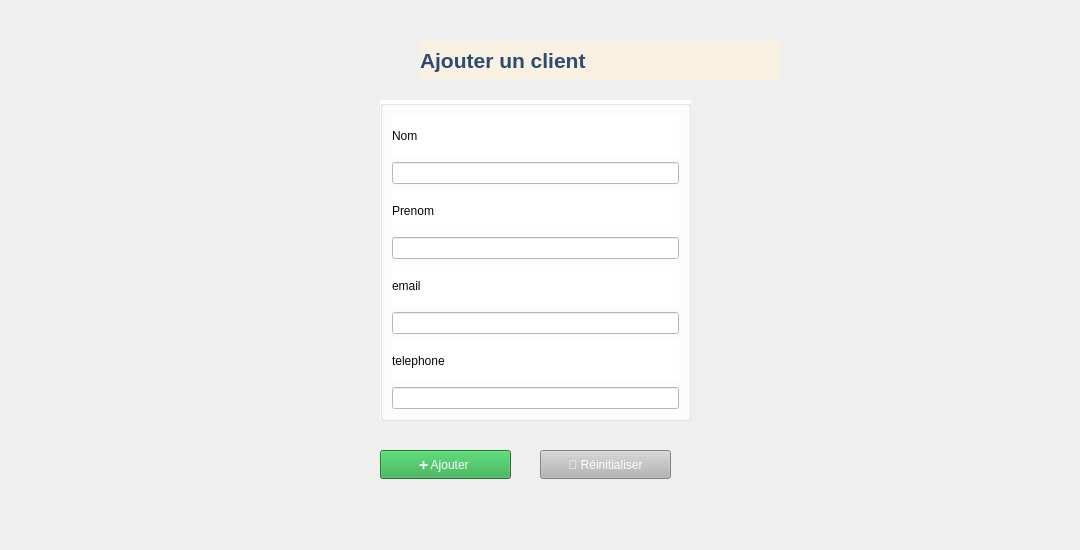
        <widget class="QWidget" name="ajouterclient_2">
         <attribute name="title">
          <string>Ajouter</string>
         </attribute>
         <widget class="QWidget" name="widget_10" native="true">
          <property name="geometry">
           <rect>
            <x>0</x>
            <y>-10</y>
            <width>1071</width>
            <height>541</height>
           </rect>
          </property>
          <property name="styleSheet">
           <string notr="true">QWidget {
    background: qlineargradient(x1: 0, y1: 0, x2: 0, y2: 1, 
                                stop: 0 #F8F0E0, 
                                stop: 0.5 #F5EAD8, 
                                stop: 1 #F2E4D0);
}</string>
          </property>
          <widget class="QLabel" name="label_8">
           <property name="geometry">
            <rect>
             <x>420</x>
             <y>50</y>
             <width>361</width>
             <height>41</height>
            </rect>
           </property>
           <property name="font">
            <font>
             <pointsize>16</pointsize>
             <bold>true</bold>
            </font>
           </property>
           <property name="styleSheet">
            <string notr="true">color: rgb(44, 75, 116);
background-color: rgb(248, 240, 224);</string>
           </property>
           <property name="text">
            <string>Ajouter un client</string>
           </property>
          </widget>
          <widget class="QGroupBox" name="groupBox_2">
           <property name="geometry">
            <rect>
             <x>380</x>
             <y>110</y>
             <width>311</width>
             <height>321</height>
            </rect>
           </property>
           <property name="styleSheet">
            <string notr="true">background-color: rgb(255, 255, 255);
color: rgb(6, 6, 6);
outline: none;</string>
           </property>
           <property name="title">
            <string/>
           </property>
           <layout class="QVBoxLayout" name="verticalLayout_2">
            <item>
             <widget class="QLabel" name="label_9">
              <property name="styleSheet">
               <string notr="true">color: rgb(8, 8, 8);
</string>
              </property>
              <property name="text">
               <string>Nom</string>
              </property>
             </widget>
            </item>
            <item>
             <widget class="QLineEdit" name="lineEdit_6"/>
            </item>
            <item>
             <widget class="QLabel" name="label_10">
              <property name="text">
               <string>Prenom</string>
              </property>
             </widget>
            </item>
            <item>
             <widget class="QLineEdit" name="lineEdit_7"/>
            </item>
            <item>
             <widget class="QLabel" name="label_11">
              <property name="text">
               <string>email</string>
              </property>
             </widget>
            </item>
            <item>
             <widget class="QLineEdit" name="lineEdit_8"/>
            </item>
            <item>
             <widget class="QLabel" name="label_12">
              <property name="text">
               <string>telephone</string>
              </property>
             </widget>
            </item>
            <item>
             <widget class="QLineEdit" name="lineEdit_9"/>
            </item>
           </layout>
          </widget>
          <widget class="QPushButton" name="pushButton_19">
           <property name="geometry">
            <rect>
             <x>380</x>
             <y>460</y>
             <width>131</width>
             <height>29</height>
            </rect>
           </property>
           <property name="styleSheet">
            <string notr="true">background-color: rgb(40, 167, 69);
color: rgb(255, 255, 255);</string>
           </property>
           <property name="text">
            <string>➕ Ajouter </string>
           </property>
          </widget>
          <widget class="QPushButton" name="pushButton_12">
           <property name="geometry">
            <rect>
             <x>540</x>
             <y>460</y>
             <width>131</width>
             <height>29</height>
            </rect>
           </property>
           <property name="styleSheet">
            <string notr="true"> background-color: rgb(180, 180, 180);
color: rgb(255, 255, 255);</string>
           </property>
           <property name="text">
            <string>🔄 Réinitialiser</string>
           </property>
          </widget>
         </widget>
        </widget>
